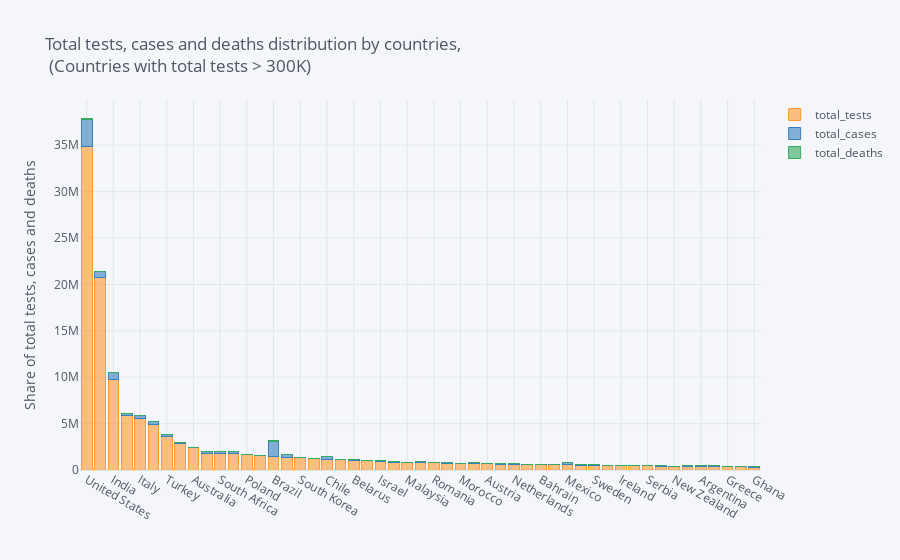

The notebook cell this image was saved under:
### Code cell
# build stacked bar to total tests, cases and deaths of all countries with total tests above 300K
totals.astype(int).iplot(kind="bar", barmode="stack", yTitle='Share of total tests, cases and deaths',
                            title='Total tests, cases and deaths distribution by countries, <br> (Countries with total tests > 300K)')

### Figure 1 — Plotly figure (JSON) as saved in the notebook; plotly's stock layout.template omitted (floating-point values rounded to 4 significant figures)
{"data": [{"marker": {"color": "rgba(255, 153, 51, 0.6)", "line": {"color": "rgba(255, 153, 51, 1.0)", "width": 1}}, "name": "total_tests", "orientation": "v", "text": "", "type": "bar", "x": ["United States", "Russia", "India", "Germany", "Italy", "United Kingdom", "Turkey", "Canada", "Australia", "Saudi Arabia", "South Africa", "Iran", "Poland", "Kazakhstan", "Brazil", "Pakistan", "South Korea", "Portugal", "Chile", "Denmark", "Belarus", "Belgium", "Israel", "Colombia", "Malaysia", "Bangladesh", "Romania", "Philippines", "Morocco", "Ukraine", "Austria", "Switzerland", "Netherlands", "Thailand", "Bahrain", "Czech Republic", "Mexico", "Indonesia", "Sweden", "Japan", "Ireland", "Lithuania", "Serbia", "Singapore", "New Zealand", "Kuwait", "Argentina", "Qatar", "Greece", "Norway", "Ghana"], "y": [34858427, 20752406, 9789066, 5873563, 5600826, 4905196, 3584066, 2885670, 2455982, 1823763, 1792078, 1769520, 1620160, 1517098, 1478671, 1398352, 1303734, 1190384, 1163907, 1085371, 1043876, 997812, 959146, 839731, 797796, 769460, 759037, 738502, 732494, 715770, 647804, 624396, 616376, 603657, 592350, 570080, 552671, 529669, 520208, 490287, 454216, 436679, 434415, 414396, 411932, 399498, 390382, 376881, 331703, 327386, 307133]}, {"marker": {"color": "rgba(55, 128, 191, 0.6)", "line": {"color": "rgba(55, 128, 191, 1.0)", "width": 1}}, "name": "total_cases", "orientation": "v", "text": "", "type": "bar", "x": ["United States", "Russia", "India", "Germany", "Italy", "United Kingdom", "Turkey", "Canada", "Australia", "Saudi Arabia", "South Africa", "Iran", "Poland", "Kazakhstan", "Brazil", "Pakistan", "South Korea", "Portugal", "Chile", "Denmark", "Belarus", "Belgium", "Israel", "Colombia", "Malaysia", "Bangladesh", "Romania", "Philippines", "Morocco", "Ukraine", "Austria", "Switzerland", "Netherlands", "Thailand", "Bahrain", "Czech Republic", "Mexico", "Indonesia", "Sweden", "Japan", "Ireland", "Lithuania", "Serbia", "Singapore", "New Zealand", "Kuwait", "Argentina", "Qatar", "Greece", "Norway", "Ghana"], "y": [2888635, 681251, 697413, 196554, 241611, 285416, 205758, 105524, 8449, 209509, 196750, 240438, 35950, 48574, 1603055, 231818, 13091, 43897, 295532, 12832, 63554, 62016, 29958, 117110, 8658, 162417, 28973, 41830, 14215, 49043, 18269, 32184, 50566, 3195, 29367, 12515, 256848, 63749, 71419, 19522, 25527, 1836, 16131, 44664, 1183, 49941, 75363, 99799, 3519, 8895, 20085]}, {"marker": {"color": "rgba(50, 171, 96, 0.6)", "line": {"color": "rgba(50, 171, 96, 1.0)", "width": 1}}, "name": "total_deaths", "orientation": "v", "text": "", "type": "bar", "x": ["United States", "Russia", "India", "Germany", "Italy", "United Kingdom", "Turkey", "Canada", "Australia", "Saudi Arabia", "South Africa", "Iran", "Poland", "Kazakhstan", "Brazil", "Pakistan", "South Korea", "Portugal", "Chile", "Denmark", "Belarus", "Belgium", "Israel", "Colombia", "Malaysia", "Bangladesh", "Romania", "Philippines", "Morocco", "Ukraine", "Austria", "Switzerland", "Netherlands", "Thailand", "Bahrain", "Czech Republic", "Mexico", "Indonesia", "Sweden", "Japan", "Ireland", "Lithuania", "Serbia", "Singapore", "New Zealand", "Kuwait", "Argentina", "Qatar", "Greece", "Norway", "Ghana"], "y": [129947, 10161, 19693, 9016, 34861, 44220, 5225, 8684, 104, 1916, 3199, 11571, 1517, 188, 64867, 4762, 283, 1614, 6308, 606, 423, 9771, 331, 4064, 121, 2052, 1750, 1290, 235, 1262, 706, 1685, 6118, 58, 97, 348, 30639, 3171, 5420, 977, 1741, 79, 311, 26, 22, 368, 1490, 128, 192, 251, 122]}], "layout": {"barmode": "stack", "legend": {"bgcolor": "#F5F6F9", "font": {"color": "#4D5663"}, "traceorder": "normal"}, "paper_bgcolor": "#F5F6F9", "plot_bgcolor": "#F5F6F9", "title": {"font": {"color": "#4D5663"}, "text": "Total tests, cases and deaths distribution by countries, <br> (Countries with total tests > 300K)"}, "xaxis": {"gridcolor": "#E1E5ED", "showgrid": true, "tickfont": {"color": "#4D5663"}, "title": {"font": {"color": "#4D5663"}, "text": ""}, "zerolinecolor": "#E1E5ED"}, "yaxis": {"gridcolor": "#E1E5ED", "showgrid": true, "tickfont": {"color": "#4D5663"}, "title": {"font": {"color": "#4D5663"}, "text": "Share of total tests, cases and deaths"}, "zerolinecolor": "#E1E5ED"}}}
